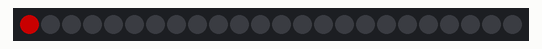
Simulated run of this sketch. Board: ATtiny85, built with avr-gcc and run on an emulated ATtiny85. Shown: 24 RGB LEDs in strip order, left to right. Dim RGB values are drawn brighter than linear.

Above: at 0.05 s.
At 0.66 s:
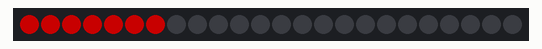
At 1.17 s:
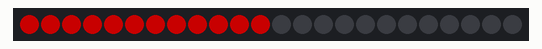
At 2.39 s:
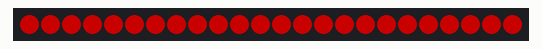
At 3.81 s:
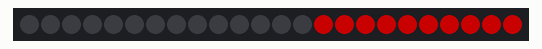
At 5.34 s:
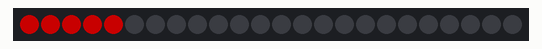

The sketch:

DemoBase.ino
```cpp
#include <Adafruit_NeoPixel.h>

#ifdef __AVR__
#include <avr/power.h>
#endif

#define Pin 4
#define CantidadLed 24

// Driver
// WS2812 - NEO_KHZ800
// WS2811 - NEO_KHZ400
// LED
// GRB - NEO_GRB
// RGB - NEO_RGB
// RGBW - NEO_RGBW

Adafruit_NeoPixel tira = Adafruit_NeoPixel(CantidadLed, Pin, NEO_GRB + NEO_KHZ800);

void setup() {

#if defined (__AVR_ATtiny85__)
  if (F_CPU == 16000000) clock_prescale_set(clock_div_1);
#endif

  tira.begin();
  tira.setBrightness(100);
  tira.show();
}

void loop() {
  uint32_t ColorActual = tira.Color(255, 0 , 0);
  uint32_t ColorApagado = tira.Color(0, 0, 0);

  for (int i = 0; i < tira.numPixels(); i++) {
    tira.setPixelColor(i, ColorActual);
    tira.show();
    delay(100);
  }

  for (int i = 0; i < tira.numPixels(); i++) {
    tira.setPixelColor(i, ColorApagado);
    tira.show();
    delay(100);
  }
}
```

Measured:
- by itself, everything shown: repeats every 4.9 s, in 48 steps
